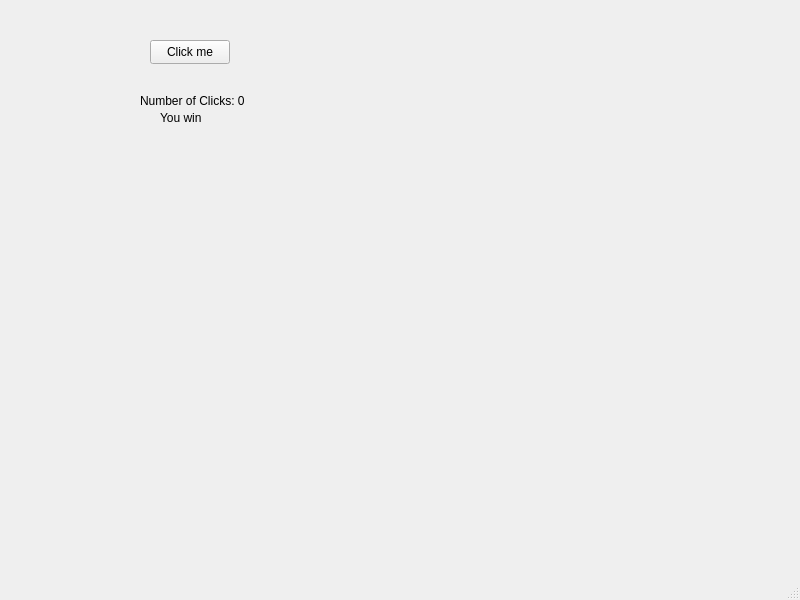
<?xml version="1.0" encoding="UTF-8"?>
<ui version="4.0">
 <class>ClickGameWindow</class>
 <widget class="QMainWindow" name="ClickGameWindow">
  <property name="geometry">
   <rect>
    <x>0</x>
    <y>0</y>
    <width>800</width>
    <height>600</height>
   </rect>
  </property>
  <property name="windowTitle">
   <string>MainWindow</string>
  </property>
  <widget class="QWidget" name="centralwidget">
   <widget class="QPushButton" name="pushButton">
    <property name="geometry">
     <rect>
      <x>150</x>
      <y>40</y>
      <width>80</width>
      <height>24</height>
     </rect>
    </property>
    <property name="text">
     <string>Click me</string>
    </property>
   </widget>
   <widget class="QLabel" name="counterLabel">
    <property name="geometry">
     <rect>
      <x>140</x>
      <y>70</y>
      <width>221</width>
      <height>61</height>
     </rect>
    </property>
    <property name="text">
     <string>Number of Clicks: 0</string>
    </property>
   </widget>
   <widget class="QLabel" name="winLabel">
    <property name="geometry">
     <rect>
      <x>160</x>
      <y>110</y>
      <width>49</width>
      <height>16</height>
     </rect>
    </property>
    <property name="text">
     <string>You win</string>
    </property>
   </widget>
  </widget>
  <widget class="QMenuBar" name="menubar">
   <property name="geometry">
    <rect>
     <x>0</x>
     <y>0</y>
     <width>800</width>
     <height>21</height>
    </rect>
   </property>
  </widget>
  <widget class="QStatusBar" name="statusbar"/>
 </widget>
 <resources/>
 <connections/>
</ui>
